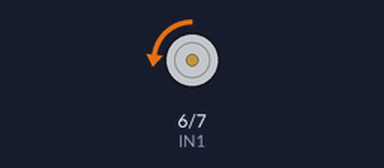
Simulated run of this sketch. Board: Arduino Uno, built with avr-gcc and run on an emulated ATmega328P. On the bench: motor-driver pin pairs drawn as motors (green arrow = first pin HIGH = forward, orange = second pin HIGH = backward, longer = more drive, scaled by the enable pin).

Above: at 2.5 s.
At 5.09 s:
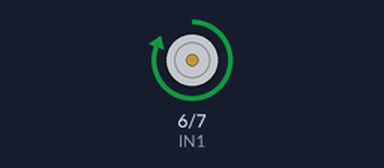
At 7.6 s:
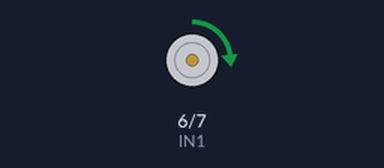
At 10.15 s:
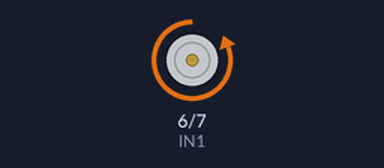
Timing chart, 0 to 13.2 s (numbered marks = the images above):
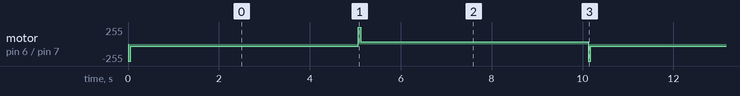

Measured:
- by itself, motor on pin 6 (IN1) / pin 7 (IN2): repeats every 10.1 s: backward 35/255 5.0 s, forward 255/255 0.06 s, forward 35/255 5.0 s, backward 255/255 0.06 s

The sketch:

Pont_RelaiH_Moteur_Clap_.ino
```cpp
int GND=5; //Connecté à ardouino pin GND
int IN1=6; //Connecté à ardouino pin 2
int IN2=7; //Connecté à ardouino pin 3
int ENA=9; //Connecté à ardouino pin 4


void setup() {
  pinMode(ENA,OUTPUT);
  pinMode(IN1,OUTPUT);
  pinMode(IN2,OUTPUT);

  //moteur à l'arret
  digitalWrite(IN1,LOW);
  digitalWrite(IN2,LOW);
  analogWrite(ENA,0);
}

void loop() {
  //ouverture du volet
  //sens1
  analogWrite(ENA,0); //vitesse
  digitalWrite(IN1,LOW); //sens du moteur (0.0 arret), (0.1 gauche droite), (1.0 droite gauche)
  digitalWrite(IN2,HIGH);
  analogWrite(ENA,255);
  delay(60);
  analogWrite(ENA,35);
  delay(5000);

  //fermeture du volet
  //arret du moteur avant inversement des sens
  analogWrite(ENA,0);
  digitalWrite(IN1,HIGH);
  digitalWrite(IN2,LOW);
  analogWrite(ENA,255);
  delay(60);
  analogWrite(ENA,35);
  delay(5000);

}
```
